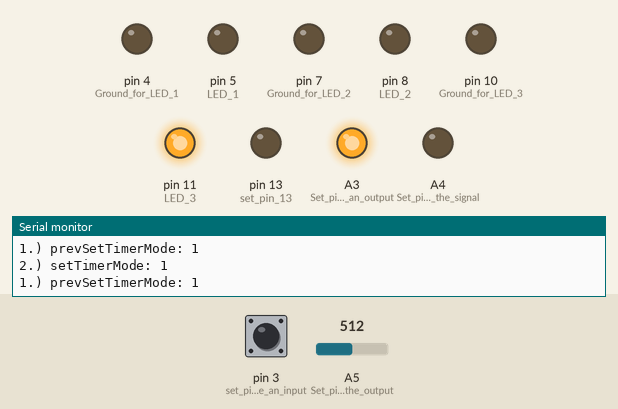
A sketch run on a simulated Arduino Uno, built with avr-gcc and run on an emulated ATmega328P. Shown: output pins drawn as LEDs (lit = HIGH), the last lines printed to the serial monitor. Dashed ring = blinking. The test bench sets the inputs (shaded band); at power-on: pin 3 (set_pin_D3_to_be_an_input) HIGH, A5 (Set_pin_A5_as_the_output) = 512.

Above: at 1.2 s.
1.3 s: pin 3 (set_pin_D3_to_be_an_input) pulled LOW for 0.15 s
At 1.72 s:
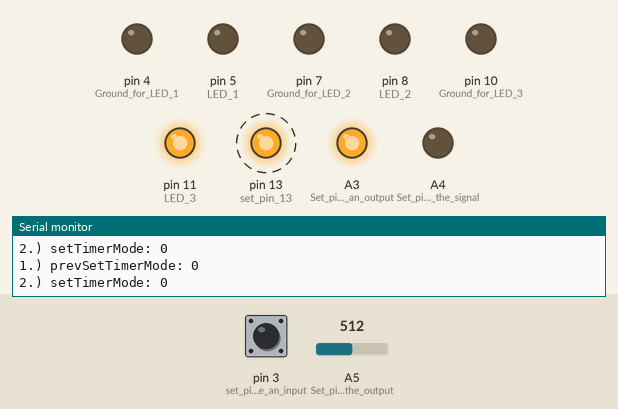
4.4 s: pin 3 (set_pin_D3_to_be_an_input) pulled LOW for 1 s
At 5.3 s:
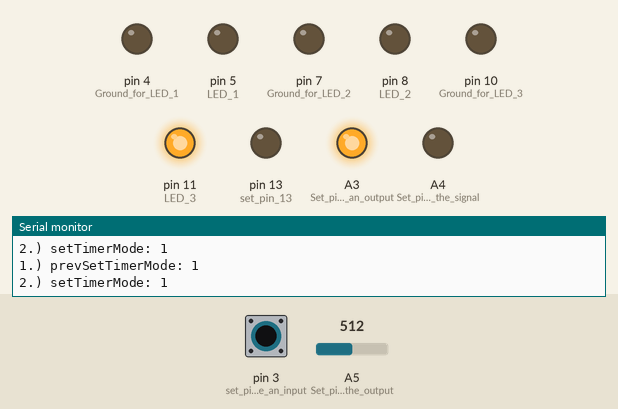
8.4 s: A5 (Set_pin_A5_as_the_output) set to 586
11.4 s: A5 (Set_pin_A5_as_the_output) set to 610
At 12.0 s:
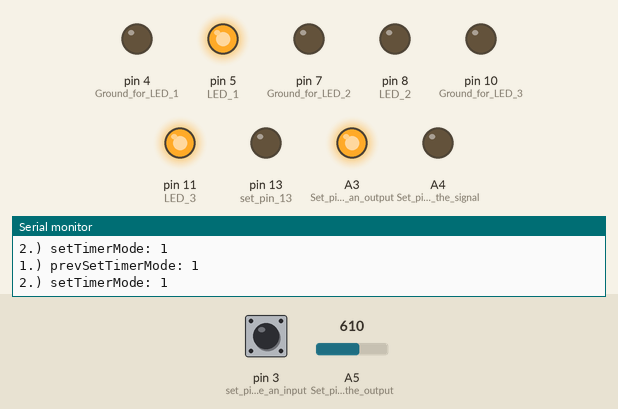
12.9 s: pin 3 (set_pin_D3_to_be_an_input) pulled LOW for 0.15 s
At 13.35 s:
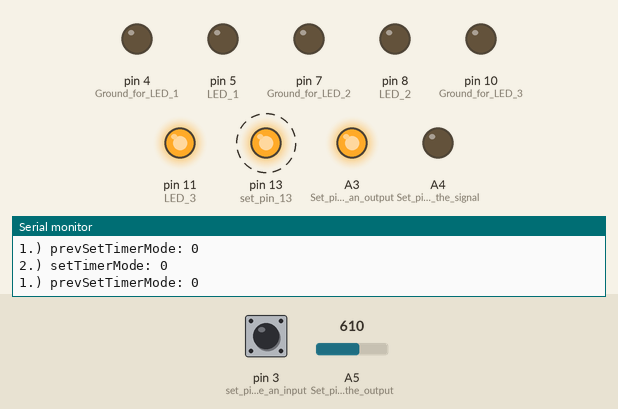
16.0 s: pin 3 (set_pin_D3_to_be_an_input) pulled LOW for 3.2 s
At 17.4 s:
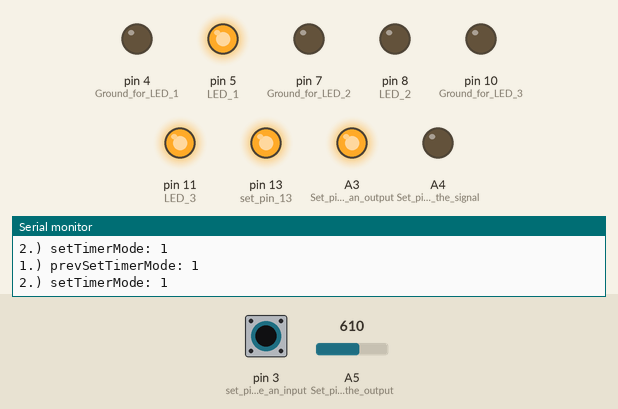
Timing chart, 0 to 19.0 s (numbered marks = the images above; inputs shaded):
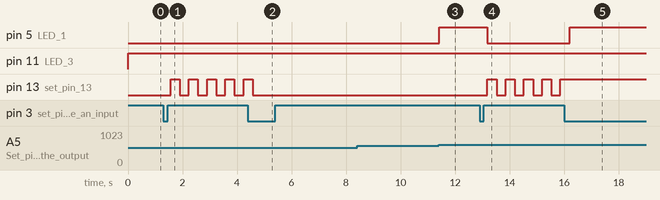

The sketch:

5debugPrevSetTimerMode.ino
```cpp
int mapPotentiometer = 0; //integer to make it so we don't have to write out map(0,1,2,3,4) every time
int potInput = 0; //variable for holding the value of analogRead(A5)

bool setTimerMode = true; //boolean for setting whether we're in "set timer mode" or "countdown mode"
int timerCountDown = 0; //variable for counting down during the "countdown mode"
long countDownTimerStart = 0; //variable for the timer for "countdown mode"

bool prevSetTimerMode = true; //boolean for determine whether the previous mode we were in so we can tell if we've switched

//copied from Class 4
int buttonSwitchState = 0; //Declare a variable for switching the state for the state machine
long timerStart = 0; //variable for the start of the timer
bool buttonState = true; //declaring the boolean variable buttonState and setting it to true
bool prevButtonState = true; //declaring the boolean variable for the previous button state and setting it to true

//For the blink state machine (from Class 5)
int blinkSwitchState = 0; //for determining which case we are in for our state machine
long blinkStartTime = 0; //for holding the time when the timer starts for blinking the LED
long blinkDelay = 250; //how long in milliseconds the delay will be between LED transitions

void setup()
{
  // put your setup code here, to run once:
  Serial.begin(9600); //set the Baud rate to 9600hz. You can change this in the bottom right corner of the serial monitor
  pinMode(A3, OUTPUT); //Set pin A3 as an output (this will be the 5V supply)
  pinMode(A4, OUTPUT); //Set pin A4 as the signal (otherwise known as the wiper of the potentiometer)
  pinMode(A5, INPUT); //Set pin A5 as the output (this will be the Ground)

  digitalWrite(A3, HIGH); //Set pin A3 to always be HIGH (act as a constant 5V supply essentially)
  digitalWrite(A4, LOW); //Set pin A4 to always be LOW (act as ground essentially)

  //Copied from class 4
  pinMode(5, OUTPUT); //LED 1
  pinMode(8, OUTPUT); //LED 2
  pinMode(11, OUTPUT); //LED 3
  pinMode(4, OUTPUT); //Ground for LED 1
  pinMode(7, OUTPUT); //Ground for LED 2
  pinMode(10, OUTPUT); //Ground for LED 3
  digitalWrite(4, LOW); //Ground for LED 1 gets set low
  digitalWrite(7, LOW); //Ground for LED 2 gets set low
  digitalWrite(10, LOW); //Ground for LED 3 gets set low

  pinMode(3, INPUT_PULLUP); //set pin D3 to be an input with a pullup resistor

  pinMode(13, OUTPUT); //set pin 13 (the built in LED) to be an output

}

void loop()
{
  // put your main code here, to run repeatedly:
  //Serial.println(analogRead(A5)); //print the analogRead value of pin A5 to the serial monitor
  //analog value can go from 0 (0V) up to 1023 (5V)
  potInput = analogRead(A5); //storing the value of the analogRead in potInput
  potInput = constrain(potInput, 100, 800); //if potInput goes under 100, change to 100, if over 800, change to 800
  mapPotentiometer = map(potInput, 100, 800, 0, 7); // map(input, min observed, max observed, new min, new max)
  //Serial.println(mapPotentiometer); //print a value between 0 and 7 from the range 100-800

  //copied (with counter replaced with 'mapPotentiometer') from Class 4
  //Serial.print("mapPotentiometer: "); //so we know what we're seeing in the serial monitor
  //Serial.println(mapPotentiometer, BIN); //Binary representation of the number mapPotentiometer that ranges from 0-7

  if(setTimerMode == true) //if you're in set timer mode, allow the analog slider to determine the time with LEDs
  {
    if(bitRead(mapPotentiometer, 0) == 1){digitalWrite(5, HIGH);} //if bit 0 of mapPotentiometer is 1/HIGH, turn on LED 1
    else{digitalWrite(5, LOW);} //otherwise turn LED 1 off
    if(bitRead(mapPotentiometer, 1) == 1){digitalWrite(8, HIGH);} //if bit 1 of mapPotentiometer is 1/HIGH, turn on LED 2
    else{digitalWrite(8, LOW);} //otherwise turn LED 2 off
    if(bitRead(mapPotentiometer, 2) == 1){digitalWrite(11, HIGH);} //if bit 2 of mapPotentiometer is 1/HIGH, turn on LED 3
    else{digitalWrite(11, LOW);} //otherwise turn LED 3 off
  }

  else //if you're not in set timer mode
  {

    blinkStateMachine(); //Every time the loop runs this calls the blinkStateMachine() to decide what to do with the LED

    if(bitRead(timerCountDown, 0) == 1){digitalWrite(5, HIGH);} //if bit 0 of timerCountDown is 1/HIGH, turn on LED 1
    else{digitalWrite(5, LOW);} //otherwise turn LED 1 off
    if(bitRead(timerCountDown, 1) == 1){digitalWrite(8, HIGH);} //if bit 1 of timerCountDown is 1/HIGH, turn on LED 2
    else{digitalWrite(8, LOW);} //otherwise turn LED 2 off
    if(bitRead(timerCountDown, 2) == 1){digitalWrite(11, HIGH);} //if bit 2 of timerCountDown is 1/HIGH, turn on LED 3
    else{digitalWrite(11, LOW);} //otherwise turn LED 3 off

    if((millis()-countDownTimerStart)>5000) //if sufficient time has passed
    {
      //Serial.println(timerCountDown); //print the countdown number
      countDownTimerStart = millis(); //reset the timer
      timerCountDown = timerCountDown - 1; //decrement the countdown variable
      if (timerCountDown < 0){timerCountDown=0;} //round timerCountDown to 0 if it goes under 0 so it doesn't keep counting negatives
    }
  }
  prevSetTimerMode = setTimerMode; //update prevSetTimerMode so we know what mode we were in last time vs this time

  buttonStateMachine(); //Go to the buttonStateMachine() function

  Serial.print("1.) prevSetTimerMode: "); //So in the serial monitor we know what we're looking at
  Serial.println(prevSetTimerMode); //print a 1 if the previous mode was "set timer mode" and 0 if it was "count down mode"
  Serial.print("2.) setTimerMode: "); //So in the serial monitor we know what we're looking at
  Serial.println(setTimerMode); //print a 1 if the current mode is "set timer mode" and 0 if its "count down mode"
}

void buttonStateMachine() //Function that contains our state machine (can call this function whenever)
{
  switch(buttonSwitchState) //switch statement (how our state machine decides to go to different states)
  {
    //case 0: Wait for falling edge
    case 0: //if buttonSwitchState is 0, do this case
      //Serial.println("case 0: Wait for falling edge");
      prevButtonState = buttonState; //update the prevButtonState
      buttonState = digitalRead(3); //read pin 3 then store the value in buttonState

      if(prevButtonState == 1 && buttonState == 0){buttonSwitchState = 1;} //if a falling edge was detected, go to case 1

      break; //Exit from the buttonStateMachine() function

    //case 1: Falling edge detected
    case 1: //if buttonSwitchState is 1, do this case
      //Serial.println("case 1: Start the timer");
      timerStart = millis(); //store whatever time it is in this moment in the variable timerStart

      buttonSwitchState = 2; //go to case 2 (no if statement needed cause it always does this)

      break; //Exit from the buttonStateMachine() function

    //case 2: Not sure if debounced yet
    case 2: //if buttonSwitchState is 2, do this case
      //Serial.println("case 2: Read the button state");
      prevButtonState = buttonState; //update the prevButtonState
      buttonState = digitalRead(3); //read pin 3 then store the value in buttonState

      if (prevButtonState==0 && buttonState==1){buttonSwitchState=0;} //if there was a rising edge, go to case 0
      if (millis() - timerStart > 5){buttonSwitchState = 3;} //if sufficient time (5ms) has passed, go to case 3

      break; //Exit from the buttonStateMachine() function

    //case 3: 5ms has passed, successfully debounced
    case 3: //if buttonSwitchState is 3, do this case
      //Serial.println("successful press"); //success message

      setTimerMode = !setTimerMode; //Switch the mode from what it was to the other mode
      //Serial.println(setTimerMode); //Print a 1 if you're in setTimerMode and 0 if not

      timerCountDown = mapPotentiometer; //if the button was pressed set whatever the current mapPotentiometer value to the timerCountDown

      buttonSwitchState = 0; //next time we enter the switch statement, go to case 0

      break; //Exit from the buttonStateMachine() function
  }
}

void blinkStateMachine() //Our state machine function
{
  switch(blinkSwitchState) //The part that does the work, the switch statement
  {
    case 0: //Off and waiting
      //Do nothing
      if((millis()-blinkStartTime)>blinkDelay){blinkSwitchState=1;}
      break;
    case 1: //Off and transitioning to On
      //Start timer
      //Turn LED on
      blinkStartTime = millis(); //Start the timer
      digitalWrite(13, HIGH); //Turn the built in LED on
      blinkSwitchState = 2; //go to case 2
      break;
    case 2: //On and waiting
      //Do nothing
      if((millis()-blinkStartTime)>blinkDelay){blinkSwitchState=3;}
      break;
    case 3: //On and transitioning to Off
      //Start timer
      //Turn LED off
      blinkStartTime = millis(); //Start the timer
      digitalWrite(13, LOW); //Turn the LED off
      blinkSwitchState = 0; //go to case 0
      break;
  }
}
```

Measured:
- the behaviour switches between 599 and 600 on A5 (Set_pin_A5_as_the_output) (found by bisection; images 2 and 3)
- after the input at 1.3 s, pin 13 (set_pin_13): alternates HIGH for 0.33 s and LOW for 0.33 s, starting after 0.26 s
- after the input at 4.4 s, pin 5 (LED_1), pin 8 (LED_2): stays LOW (without the input it goes to HIGH after 0.65 s); pin 11 (LED_3): stays HIGH (without the input it goes to LOW after 0.65 s); pin 13 (set_pin_13): goes on until 4.6 s, then stays LOW
- after the input at 11.4 s, pin 5 (LED_1): LOW → HIGH at once
- after the input at 12.9 s, pin 5 (LED_1): HIGH → LOW after 0.28 s; pin 13 (set_pin_13): alternates HIGH for 0.33 s and LOW for 0.33 s, starting after 0.28 s
- after the input at 16.0 s, pin 5 (LED_1): LOW → HIGH after 0.20 s instead of 2.2 s; pin 8 (LED_2): stays LOW (without the input it goes to HIGH after 2.2 s); pin 11 (LED_3): stays HIGH (without the input it goes to LOW after 2.2 s); pin 13 (set_pin_13): stops changing and stays HIGH
